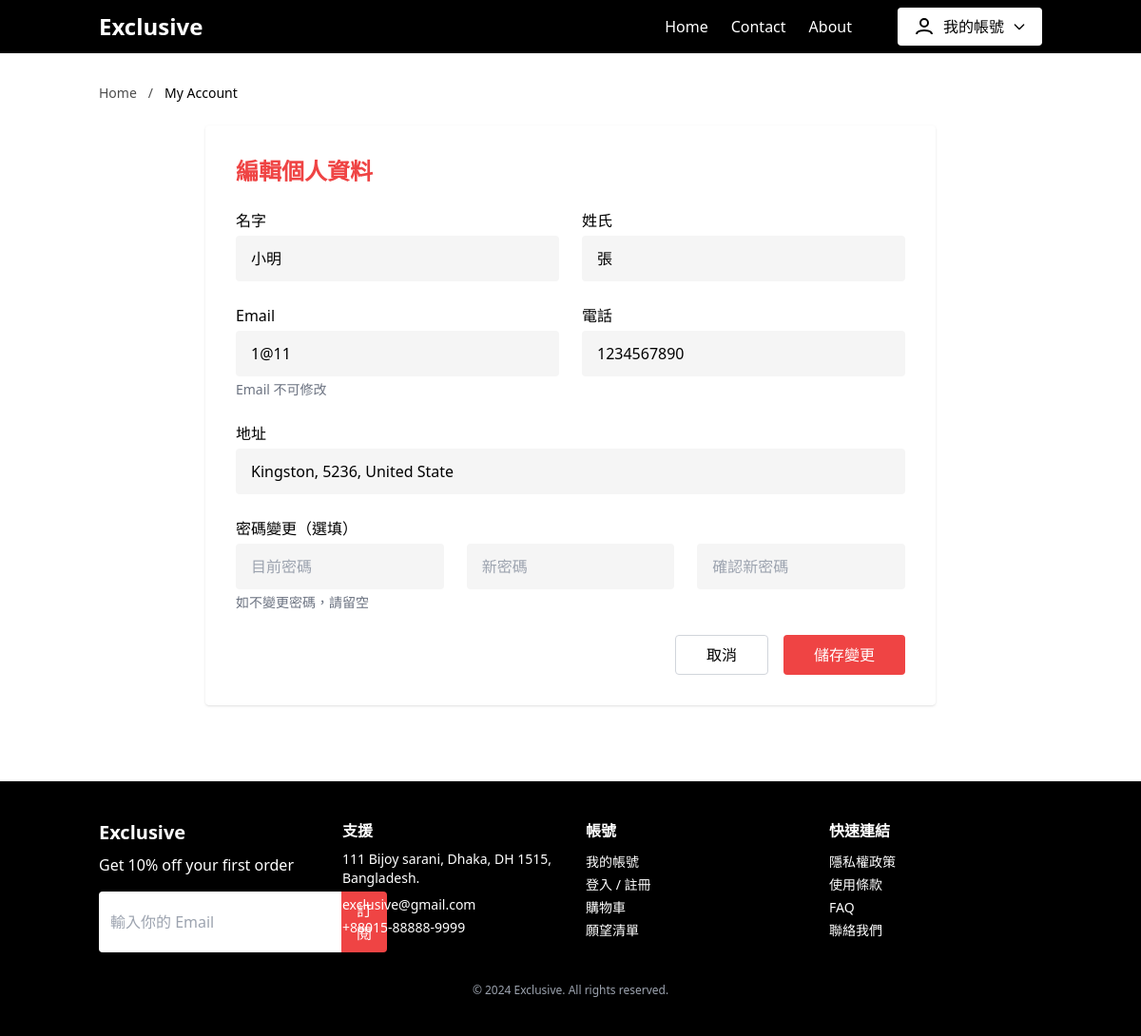
Page /account (signed in) on the committed database.
### app.py (models this page shows, shortened)
class User(db.Model):
    id = db.Column(db.Integer, primary_key=True)
    username = db.Column(db.String(80), unique=True, nullable=False)
    email = db.Column(db.String(120), unique=True, nullable=False)
    password = db.Column(db.String(200), nullable=False)  # 新增密碼欄位
    first_name = db.Column(db.String(50), nullable=True)
    last_name = db.Column(db.String(50), nullable=True)
    address = db.Column(db.String(200), nullable=True)
    phone = db.Column(db.String(20), nullable=True)
    created_at = db.Column(db.DateTime, default=datetime.utcnow)
    updated_at = db.Column(db.DateTime, default=datetime.utcnow, onupdate=datetime.utcnow)

### app.py (the view, shortened to what this page needs)
@app.route('/account', methods=['GET', 'POST'])
def account():
    if 'user_id' not in session:
        flash('請先登入')
        return redirect(url_for('login'))
    user = User.query.get(session['user_id'])
    if not user:
        session.clear()
        flash('使用者不存在')
        return redirect(url_for('login'))
    return render_template('Account.html', user=user)

### templates/Account.html (shortened to what this page needs)
<!DOCTYPE html>
<html lang="zh-Hant">
<head>
  <script src="https://cdn.tailwindcss.com"></script>
</head>
<body class="font-poppins bg-white">
  <header class="bg-black text-white">
    <div class="container mx-auto flex justify-between items-center py-2 px-4">
      <div class="text-2xl font-bold">Exclusive</div>
      <nav class="flex items-center gap-6">
        <ul class="flex gap-6">
          <li><a href="{{ url_for('home') }}" class="hover:underline">Home</a></li>
          <li><a href="{{ url_for('contact') }}" class="hover:underline">Contact</a></li>
          <li><a href="{{ url_for('about') }}" class="hover:underline">About</a></li>
        </ul>
        <div class="relative ml-6">
          <button id="accountDropdownBtn" class="flex items-center gap-2 px-4 py-2 bg-white text-black rounded hover:bg-gray-100 focus:outline-none">
            <svg class="w-6 h-6" fill="none" stroke="currentColor" stroke-width="2" viewBox="0 0 24 24"><circle cx="12" cy="8" r="4"/><path d="M4 20c0-4 8-4 8-4s8 0 8 4"/></svg>
            <span class="font-medium">我的帳號</span>
            <svg class="w-4 h-4" fill="none" stroke="currentColor" stroke-width="2" viewBox="0 0 24 24"><path stroke-linecap="round" stroke-linejoin="round" d="M19 9l-7 7-7-7" /></svg>
          </button>
        </div>
      </nav>
    </div>
  </header>
  <main class="container mx-auto px-4 py-8">
    <nav class="flex items-center gap-3 text-sm text-black/70 mb-6" aria-label="breadcrumb">
      <a href="{{ url_for('home') }}" class="hover:underline">Home</a>
      <span>/</span>
      <span class="text-black">My Account</span>
    </nav>
    <section class="bg-white rounded shadow p-8 max-w-3xl mx-auto">
      <h1 class="text-2xl font-bold text-red-500 mb-6">編輯個人資料</h1>
      <form method="POST" class="space-y-6">
        <div class="grid grid-cols-1 md:grid-cols-2 gap-6">
          <div>
            <label for="firstName" class="block text-base font-medium mb-1">名字</label>
            <input id="firstName" name="firstName" type="text" class="w-full rounded bg-neutral-100 px-4 py-3 focus:outline-none" placeholder="請輸入名字" value="{{ user.first_name or '' }}" />
          </div>
          <div>
            <label for="lastName" class="block text-base font-medium mb-1">姓氏</label>
            <input id="lastName" name="lastName" type="text" class="w-full rounded bg-neutral-100 px-4 py-3 focus:outline-none" placeholder="請輸入姓氏" value="{{ user.last_name or '' }}" />
          </div>
        </div>
        <div class="grid grid-cols-1 md:grid-cols-2 gap-6">
          <div>
            <label for="email" class="block text-base font-medium mb-1">Email</label>
            <input id="email" name="email" type="email" class="w-full rounded bg-neutral-100 px-4 py-3 focus:outline-none" placeholder="請輸入 Email" value="{{ user.email }}" readonly />
            <p class="text-sm text-gray-500 mt-1">Email 不可修改</p>
          </div>
          <div>
            <label for="phone" class="block text-base font-medium mb-1">電話</label>
            <input id="phone" name="phone" type="tel" class="w-full rounded bg-neutral-100 px-4 py-3 focus:outline-none" placeholder="請輸入電話號碼" value="{{ user.phone or '' }}" />
          </div>
        </div>
        <div>
          <label for="address" class="block text-base font-medium mb-1">地址</label>
          <input id="address" name="address" type="text" class="w-full rounded bg-neutral-100 px-4 py-3 focus:outline-none" placeholder="請輸入地址" value="{{ user.address or '' }}" />
        </div>
        <div>
          <label class="block text-base font-medium mb-1">密碼變更（選填）</label>
          <div class="grid grid-cols-1 md:grid-cols-3 gap-6">
            <input type="password" name="currentPassword" class="rounded bg-neutral-100 px-4 py-3 focus:outline-none" placeholder="目前密碼" />
            <input type="password" name="newPassword" class="rounded bg-neutral-100 px-4 py-3 focus:outline-none" placeholder="新密碼" />
            <input type="password" name="confirmPassword" class="rounded bg-neutral-100 px-4 py-3 focus:outline-none" placeholder="確認新密碼" />
          </div>
          <p class="text-sm text-gray-500 mt-1">如不變更密碼，請留空</p>
        </div>
        <div class="flex justify-end gap-4">
          <button type="reset" class="px-8 py-2 rounded border border-gray-300 text-black hover:bg-gray-100">取消</button>
          <button type="submit" class="px-8 py-2 rounded bg-red-500 text-white font-medium hover:bg-red-600">儲存變更</button>
        </div>
      </form>
    </section>
  </main>
  <footer class="bg-black text-white py-10 mt-12">
    <div class="container mx-auto px-4 grid grid-cols-1 md:grid-cols-4 gap-8">
      <div>
        <h2 class="font-bold text-xl mb-2">Exclusive</h2>
        <p class="mb-4">Get 10% off your first order</p>
        <form class="flex" id="subscribeForm">
          <input type="email" placeholder="輸入你的 Email" class="rounded-l px-3 py-2 text-black focus:outline-none" id="subscribeEmail" required />
          <button type="submit" class="bg-red-500 px-4 py-2 rounded-r hover:bg-red-600 transition">訂閱</button>
        </form>
      </div>
      <div>
        <h3 class="font-semibold mb-2">支援</h3>
        <address class="not-italic mb-2 text-sm">111 Bijoy sarani, Dhaka,  DH 1515, Bangladesh.</address>
        <p class="mb-1 text-sm">exclusive@gmail.com</p>
        <p class="text-sm">+88015-88888-9999</p>
      </div>
      <div>
        <h3 class="font-semibold mb-2">帳號</h3>
        <ul>
          <li><a href="{{ url_for('account') }}" class="hover:underline text-sm">我的帳號</a></li>
          <li><a href="{{ url_for('login') }}" class="hover:underline text-sm">登入 / 註冊</a></li>
          <li><a href="{{ url_for('cart') }}" class="hover:underline text-sm">購物車</a></li>
          <li><a href="{{ url_for('wishlist') }}" class="hover:underline text-sm">願望清單</a></li>
        </ul>
      </div>
      <div>
        <h3 class="font-semibold mb-2">快速連結</h3>
        <ul>
          <li><a href="#" class="hover:underline text-sm">隱私權政策</a></li>
          <li><a href="#" class="hover:underline text-sm">使用條款</a></li>
          <li><a href="#" class="hover:underline text-sm">FAQ</a></li>
          <li><a href="{{ url_for('contact') }}" class="hover:underline text-sm">聯絡我們</a></li>
        </ul>
      </div>
    </div>
    <div class="text-center text-xs text-gray-400 mt-8">
      &copy; 2024 Exclusive. All rights reserved.
    </div>
  </footer>
</body>
</html>

### rows in the picture
User: firstName "小明", lastName "張", email "1@11", phone "1234567890", address "Kingston, 5236, United State"
